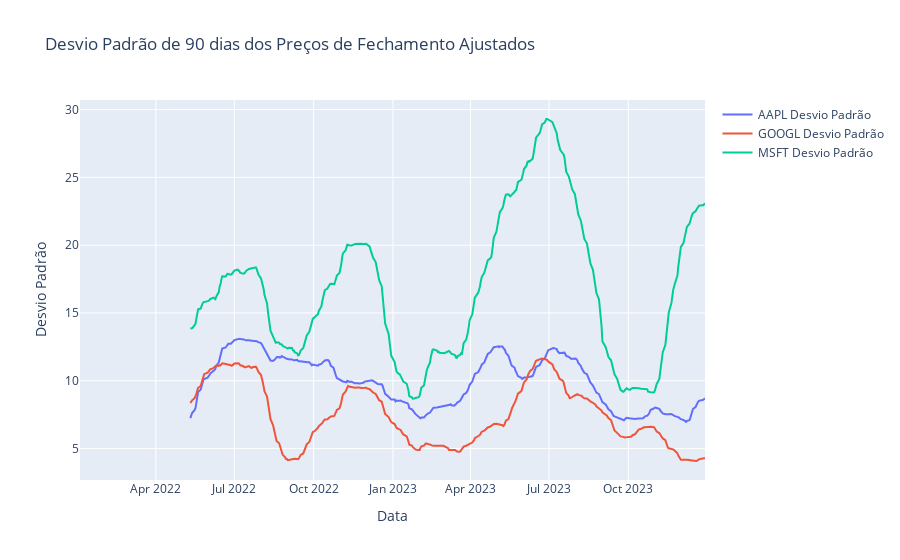

Source (notebook cell):
### Markdown cell above
4. Monte um gráfico de linhas para os desvios padrão em janela móvel

### Code cell
# Plotar os desvios padrão com Plotly
fig_desvio = go.Figure()
fig_desvio.add_trace(go.Scatter(x=df.index, y=df['AAPL_Desvio'], mode='lines', name='AAPL Desvio Padrão'))
fig_desvio.add_trace(go.Scatter(x=df.index, y=df['GOOGL_Desvio'], mode='lines', name='GOOGL Desvio Padrão'))
fig_desvio.add_trace(go.Scatter(x=df.index, y=df['MSFT_Desvio'], mode='lines', name='MSFT Desvio Padrão'))

fig_desvio.update_layout(
    title='Desvio Padrão de 90 dias dos Preços de Fechamento Ajustados',
    xaxis_title='Data',
    yaxis_title='Desvio Padrão'
)
fig_desvio.show()

### Figure 1 — Plotly figure (JSON) as saved in the notebook; plotly's stock layout.template omitted (floating-point values rounded to 4 significant figures; data arrays with more than 128 entries replaced by an {"elided": "..."} marker saying what was removed)
{"data": [{"mode": "lines", "name": "AAPL Desvio Padrão", "type": "scatter", "x": {"elided": "501 str values"}, "y": {"elided": "501 float values"}}, {"mode": "lines", "name": "GOOGL Desvio Padrão", "type": "scatter", "x": {"elided": "501 str values"}, "y": {"elided": "501 float values"}}, {"mode": "lines", "name": "MSFT Desvio Padrão", "type": "scatter", "x": {"elided": "501 str values"}, "y": {"elided": "501 float values"}}], "layout": {"title": {"text": "Desvio Padrão de 90 dias dos Preços de Fechamento Ajustados"}, "xaxis": {"title": {"text": "Data"}}, "yaxis": {"title": {"text": "Desvio Padrão"}}}}
